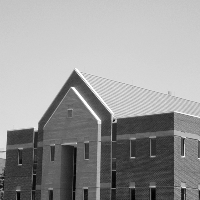
#> input picture BTVN/data/anh2.png, 200 x 200 px, found by its file name
$ python Laplacian.py
#> lines starting #> are read from the running program, lines starting #| are printed output that depends on the picture
import cv2
import numpy as np
import os
os.makedirs("output", exist_ok=True)
img = cv2.imread("anh2.png", cv2.IMREAD_GRAYSCALE)
#> img is the input picture: shape (200, 200); min 0, max 255, mean 152.8
mask = np.array([[0, 1, 0],
                 [1, -4, 1],
                 [0, 1, 0]], dtype=np.int32)
def Laplacian(img, mask):
    a = 1
    img_pad = np.pad(img, a, mode="constant", constant_values=0)
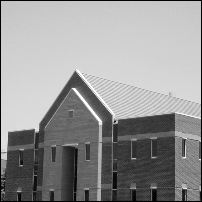
#> img_pad: shape (202, 202); min 0, max 255, mean 149.8
    H, W = img.shape
#> H = 200; W = 200
    img_laplacian = np.zeros((H, W), dtype=np.int32)
    for x in range(H):
        for y in range(W):
            total = 0
            for s in range(-a, a + 1):
                for t in range(-a, a + 1):
                    total += img_pad[x + a + s, y + a + t] * mask[s + a, t + a]
            img_laplacian[x, y] = total
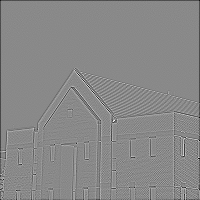
#> img_laplacian: shape (200, 200) int32; min -460, max 393, mean -3.1; drawn with min black and max white
    return img_laplacian
lap = Laplacian(img, mask)
lap_scaled = 255 * (lap - np.min(lap)) / (np.max(lap) - np.min(lap))
lap_scaled = np.uint8(lap_scaled)
img_sharp = np.clip(img.astype(np.int32) - lap, 0, 255).astype(np.uint8)
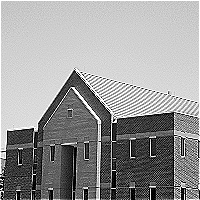
#> img_sharp: shape (200, 200); min 0, max 255, mean 153.5
cv2.imshow('Original image', img)
cv2.imshow('Laplacian Edge', lap_scaled)
cv2.imshow('Sharpened image', img_sharp)
cv2.imwrite("output/8_laplacian_edge.png", lap_scaled)
cv2.imwrite("output/8_laplacian_sharp.png", img_sharp)
cv2.waitKey(0)
cv2.destroyAllWindows()

$ run again, with BTVN/data/anh3.png copied over BTVN/data/anh2.png
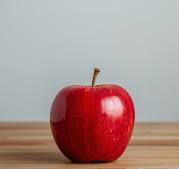
#> input picture BTVN/data/anh3.png, 179 x 169 px, found by its file name
#> after the loop in Laplacian, `for x in range(H):`:
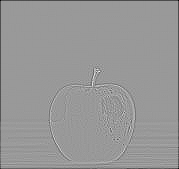
#> img_laplacian: shape (169, 179) int32; min -392, max 261, mean -3.9; drawn with min black and max white
#> `img_sharp = np.clip(img.astype(np.int32) - lap, 0, 255).astype(np.uint8)`:
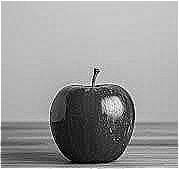
#> img_sharp: shape (169, 179); min 0, max 255, mean 156.2
